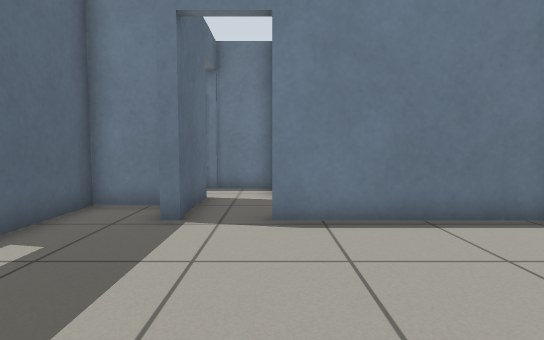
View 1 (above)

20 first-person views from a walk through a robot-simulator world made for Gazebo. The camera is 0.72 m above the floor, tilts 4° down and sees 80° across. The floor is counted in squares, 0.5 m on a side. Each view is taken from the middle of a square. On the plan, view 1 faces up. The plan holds only what a view shows up to about 15 squares ahead; the rest is blank. The place goes on beyond the plan. Simple shapes stand in for some stock models.

View 2
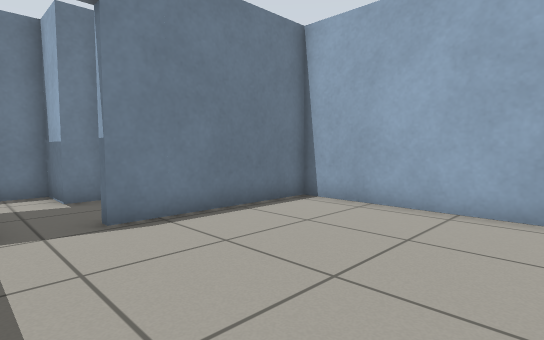

View 3
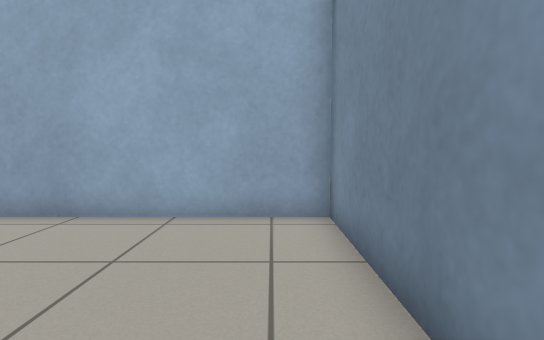

View 4
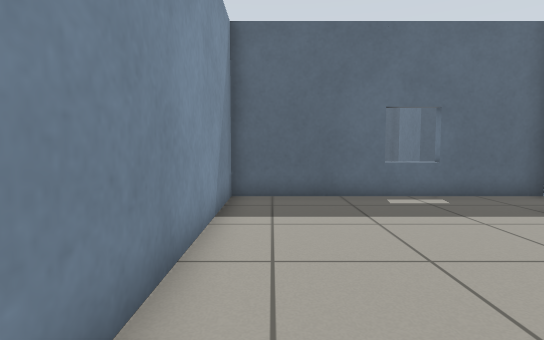

View 5
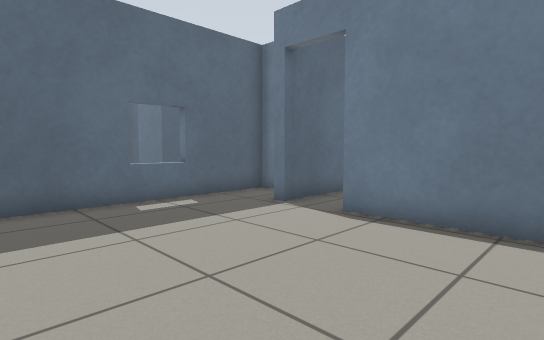

View 6
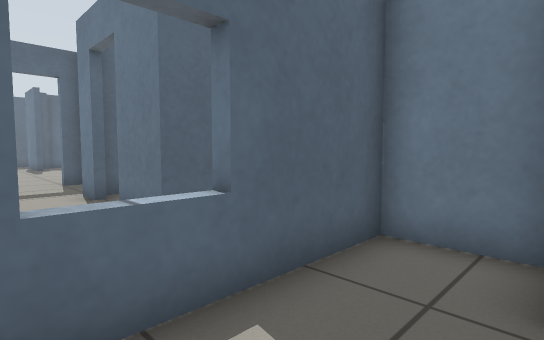

View 7
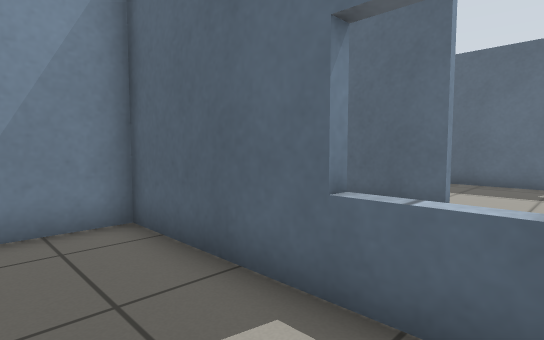

View 8
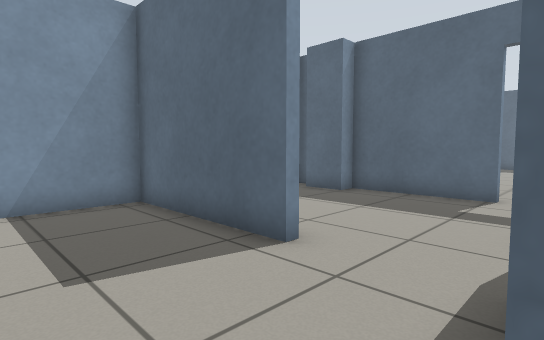

View 9
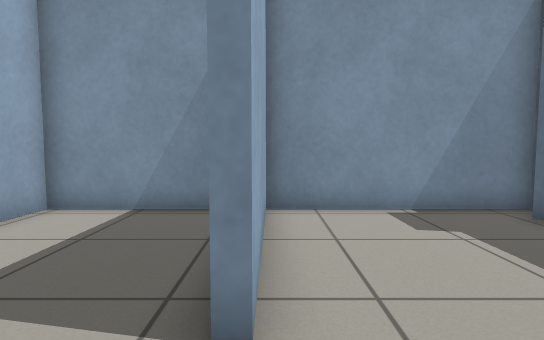

View 10
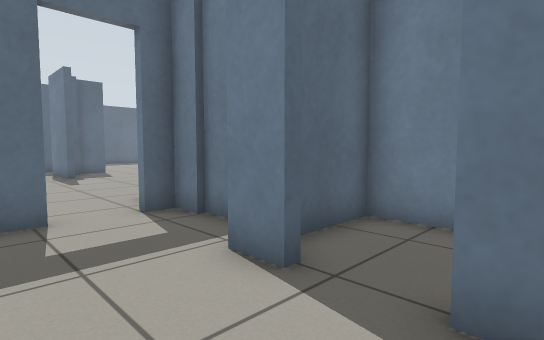

View 11
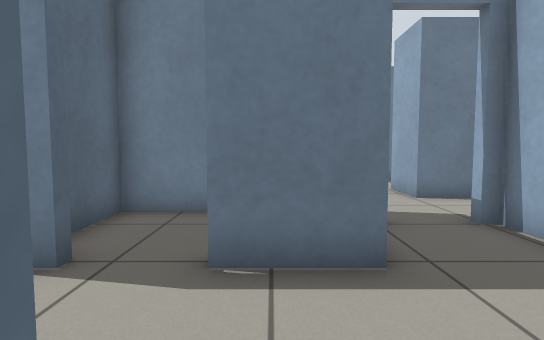

View 12
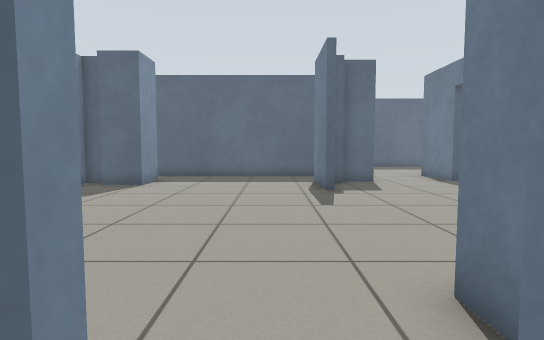

View 13
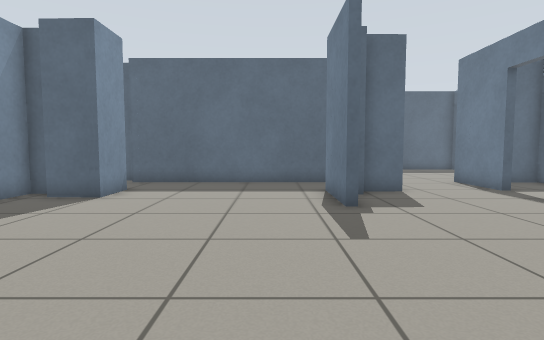

View 14
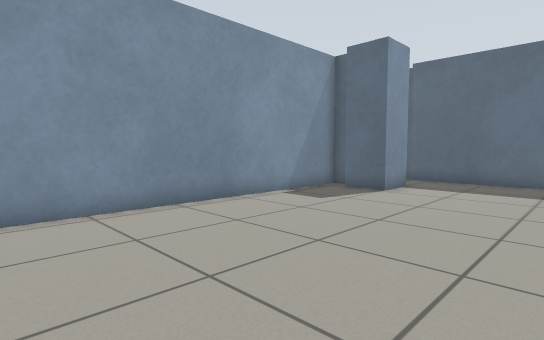

View 15
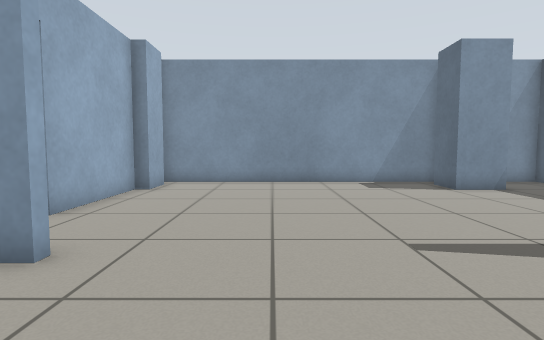

View 16
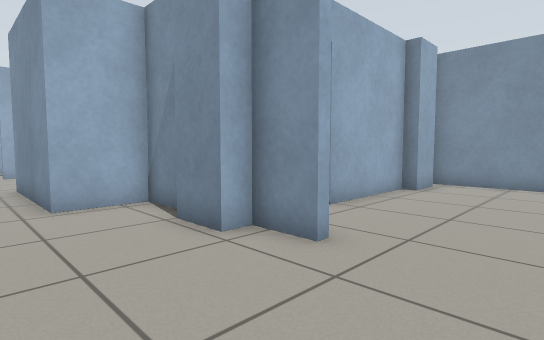

View 17
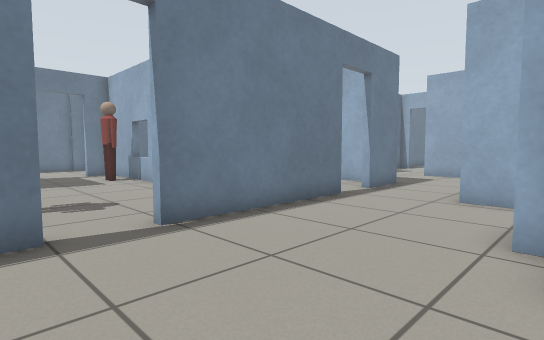

View 18
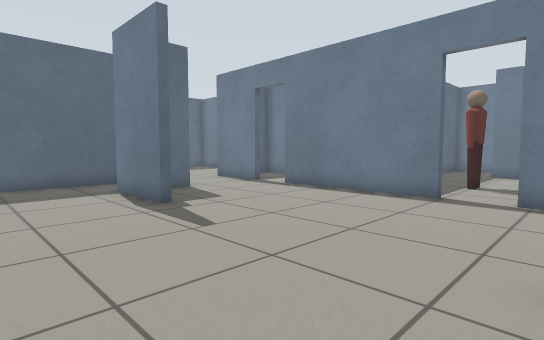

View 19
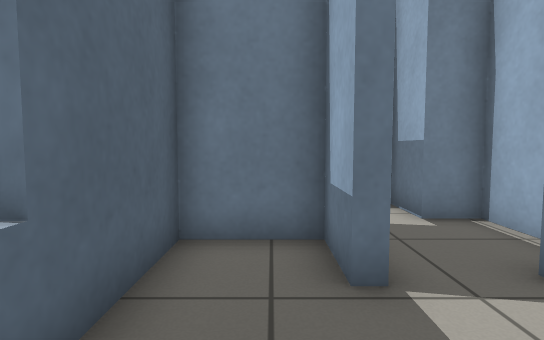

View 20
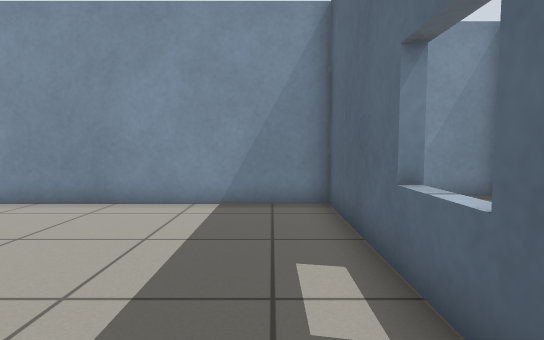

### Floor plan
Ten units are one square. View 1 is at (0, 0); x grows to the right and y downward. Boxes are objects, and circles mark ways between rooms. Rooms are numbered by the first view taken in them; rooms with no view inside come last. Other rooms are left out.
<svg viewBox="-332 -137 393 167">
<path fill="none" stroke="#000" d="M-19 -63 -22 -63 -22 -80 -44 -80 -44 12 56 12 56 -63 0 -63M-96 -28 -96 25 -47 25 -47 11M-76 -70 -76 -58 -99 -58M-47 -70 -47 -80M-160 -43 -160 -1 -153 -1 -153 16M-115 -58 -127 -58M-99 20 -99 -28M-141 -70 -151 -70M-150 -68 -160 -68 -160 -60M-160 25 -97 25M-181 -71 -165 -71 -165 -78 -150 -78M-171 -68 -181 -68M-258 -68 -289 -68M-211 -126 -269 -126M-142 -73 -126 -73 -126 -95 -76 -95M-280 -79 -280 -74M-285 -94 -285 -79M-286 -126 -316 -126M-168 16 -168 -1 -163 -1 -163 -43M-132 -126 -193 -126M-313 -77 -313 8M-290 -1 -272 -1 -273 15M-280 25 -165 25M-92 -126 -115 -126M-320 10 -320 25 -307 25M-22 -88 -22 -94M-20 -112 -47 -112 -47 -132M-104 -92 -123 -92 -123 -62M-19 -94 -19 -63M12 -80 12 -95 0 -95 0 -112 -20 -112"/>
<circle cx="-7" cy="-63" r="3" fill="#2a7"/>
<circle cx="-100" cy="-40" r="3" fill="#2a7"/>
<circle cx="-60" cy="-80" r="3" fill="#2a7"/>
<circle cx="-160" cy="-55" r="3" fill="#2a7"/>
<circle cx="-105" cy="-60" r="3" fill="#2a7"/>
<text x="10" y="-30">1</text>
<text x="-80" y="-30">2</text>
<text x="-130" y="-20">3</text>
<text x="-210" y="-70">4</text>
<text x="-100" y="-80">5</text>
<text x="-10" y="-90">6</text>
</svg>
Room 1 opens to room 6. Room 2 opens to room 3. Room 2 opens to room 4. Room 3 opens to room 4. Room 3 opens to room 5.

Where each view was taken, in squares from view 1:
view 1: 0 up, 0 right, facing up
view 2: 0 up, 2 left, facing up-right
view 3: 0 up, 1 left, facing right
view 4: 0 up, 5 right, facing left
view 5: 0 up, 4 right, facing up-left
view 6: 3 up, 2 left, facing up-left
view 7: 5 up, 2 left, facing down-left
view 8: 6 up, 6 left, facing down-left
view 9: 5 up, 10 left, facing down
view 10: 3 up, 9 left, facing up-left
view 11: 2 up, 9 left, facing up
view 12: 5 up, 15 left, facing left
view 13: 5 up, 18 left, facing left
view 14: 5 up, 17 left, facing down-left
view 15: 11 up, 21 left, facing down
view 16: 11 up, 21 left, facing down-right
view 17: 7 up, 22 left, facing up-right
view 18: 3 up, 18 left, facing up-left
view 19: 3 up, 3 left, facing up
view 20: 7 up, 3 left, facing down
